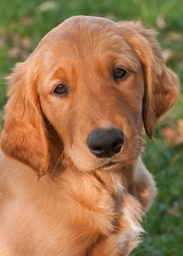
#> input picture workspace/dog.jpeg, 183 x 256 px, shrunk from 1024 x 1433 before the run, found by its file name
$ jupyter execute 'ImageDenoisinig(med > gaus).ipynb'   (older library calls are emulated)
#> lines starting #> are read from the running program, lines starting #| are printed output that depends on the picture; long printed decimals are rounded
[cell 1]
import numpy as np
from skimage import io
from skimage.util import random_noise
from skimage.metrics import peak_signal_noise_ratio
from matplotlib import pyplot as plt
from skimage.metrics import peak_signal_noise_ratio, structural_similarity

img = io.imread ("/Users/jiyoung/Desktop/univ/'23-2/Engineering Design/workspace/dog.jpeg")
#> img is the input picture: shape (256, 183, 3); mean R, G, B 157.9, 118.4, 79
img = img/255.0
image = img

from skimage.util import random_noise
# Step 1: Add salt and pepper noise
salt_pepper_image = random_noise(img, mode='s&p', amount=0.1)
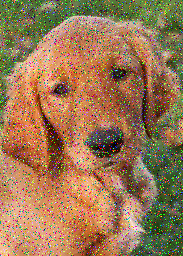
#> salt_pepper_image: shape (256, 183, 3) float64; mean R, G, B 0.607, 0.469, 0.329
#plt.imsave('salt_pepper_image.png', salt_pepper_image)

# Step 2: Add additive white Gaussian noise
mean = 0
var = 0.01
std = np.sqrt(var)
gaussian_noise = np.random.normal(mean, std, salt_pepper_image.shape)
noisy_image = salt_pepper_image + gaussian_noise
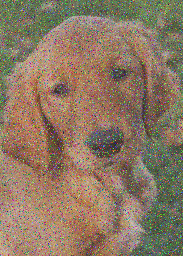
#> noisy_image: shape (256, 183, 3) float64; mean R, G, B 0.607, 0.47, 0.329; drawn with min black and max white

# Clip the pixel values to be in the [0, 1] range
noisy_image = np.clip(noisy_image, 0., 1.0)
#plt.imsave('noisy_image.png', noisy_image)
plt.imshow(noisy_image)

[cell 2]
print("**원본 이미지, 원본 psnr 비교**")
print("PSNR :", peak_signal_noise_ratio(img, image))
#| PSNR : inf

print("**원본 이미지, s&p image psnr 비교**")
print("PSNR :", peak_signal_noise_ratio(img, salt_pepper_image))
#| PSNR : 15.309

print("**원본 이미지, s&p noise image + WG noise image 비교**")
print("PSNR :", peak_signal_noise_ratio(img, noisy_image))
#| PSNR : 14.601

[cell 3]
# Median Filter
def median_filter(img, filter_size=(3, 3), stride=1):
    img_shape = np.shape(img)
    result_shape = tuple(np.int64((np.array(img_shape[:2]) - np.array(filter_size)) / stride) + 1) + (img_shape[2],)
    result = np.zeros(result_shape)

    for h in range(0, result_shape[0], stride):
        for w in range(0, result_shape[1], stride):
            for c in range(img_shape[2]):
                tmp = img[h:h + filter_size[0], w:w + filter_size[1], c].ravel()
                tmp = np.sort(tmp)
                result[h, w, c] = tmp[int(len(tmp) / 2)]

    return result

median_filtered_image = median_filter(noisy_image)
#> after the loop in median_filter, `for h in range(0, result_shape[0], stride):`:
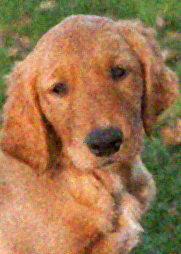
#> result: shape (254, 181, 3) float64; mean R, G, B 0.621, 0.466, 0.311
#plt.imsave('median_filtered_image.png', median_filtered_image)
plt.imshow(median_filtered_image)

[cell 4]
# Gaussian Filter
def gaussian_kernel(k_size, sigma):
    size = k_size//2
    y, x = np.ogrid[-size:size+1, -size:size+1]
    filter = 1/(2*np.pi * (sigma**2)) * np.exp(-1 *(x**2 + y**2) /(2*(sigma**2)))
    sum = filter.sum()
    filter /= sum
    return filter

def padding(img, k_size):
    pad_size = k_size//2
    rows, cols, ch = img.shape
    res = np.zeros((rows + (2*pad_size), cols+(2*pad_size), ch), dtype=np.float)
    if pad_size == 0:
        res = img.copy()
    else:
        res[pad_size:-pad_size, pad_size:-pad_size] = img.copy()
    return res

def gaussian_filtering(img, k_size=5, sigma=4):
    rows, cols, channels = img.shape
    filter = gaussian_kernel(k_size, sigma)
    pad_img = padding(img, k_size)
    filtered_img = np.zeros((rows, cols, channels), dtype=np.float32)

    for ch in range(0, channels):
        for i in range(rows):
            for j in range(cols):
                filtered_img[i, j, ch] = np.sum(filter * pad_img[i:i+k_size, j:j+k_size, ch])

    return filtered_img

# Gaussian Filtered Image
gaussian_filtered_image = gaussian_filtering(noisy_image)
#> in padding, `res[pad_size:-pad_size, pad_size:-pad_size] = img.copy()`:
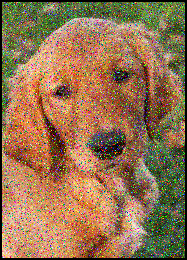
#> res: shape (260, 187, 3) float64; mean R, G, B 0.584, 0.453, 0.318
#> after the loop in gaussian_filtering, `for ch in range(0, channels):`:
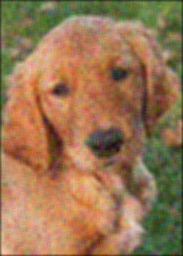
#> filtered_img: shape (256, 183, 3) float32; mean R, G, B 0.601, 0.465, 0.327
#plt.imsave('gaussian_filtered_image.png', gaussian_filtered_image)
plt.imshow(gaussian_filtered_image)

# Gaussian Filtered Image after Median Filtering
gaussian_filtered_image_after_median = gaussian_filtering(median_filtered_image)
#> call 2 of gaussian_filtering, with k_size = 5, sigma = 4
#> call 2 of padding, with k_size = 5
#> in padding (call 2), `res[pad_size:-pad_size, pad_size:-pad_size] = img.copy()`:
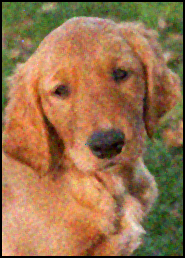
#> res: shape (258, 185, 3) float64; mean R, G, B 0.598, 0.449, 0.3
#> after the loop in gaussian_filtering (call 2), `for ch in range(0, channels):`:
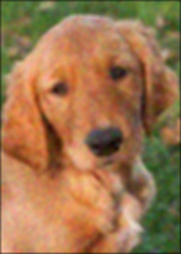
#> filtered_img: shape (254, 181, 3) float32; mean R, G, B 0.616, 0.461, 0.308
plt.imsave('gaussian_filtered_image_after_median.png', gaussian_filtered_image_after_median)
plt.imshow(gaussian_filtered_image_after_median)

[cell 5]
# bilateral filter
def bilateral_filter(img, k_size=7, sigma_s=4, sigma_r=0.1):
    rows, cols, channels = img.shape
    filter = gaussian_kernel(k_size, sigma_s)
    pad_img = padding(img, k_size)
    filtered_img = np.zeros((rows, cols, channels), dtype=np.float32)

    for ch in range(0, channels):
        for i in range(rows):
            for j in range(cols):
                i1 = i + k_size//2
                j1 = j + k_size//2
                Wp = pad_img[i1-k_size//2:i1+k_size//2+1, j1-k_size//2:j1+k_size//2+1, ch]
                Wp = np.exp(-1 * ((Wp - pad_img[i1, j1, ch])**2) / (2 * (sigma_r**2)))
                Wp = Wp * filter
                Wp = Wp / np.sum(Wp)
                filtered_img[i, j, ch] = np.sum(Wp * pad_img[i1-k_size//2:i1+k_size//2+1, j1-k_size//2:j1+k_size//2+1, ch])
    return filtered_img

# Bilateral Filtered Image
bilateral_filtered_image = bilateral_filter(noisy_image)
#> call 3 of padding, with k_size = 7
#> in padding (call 3), `res[pad_size:-pad_size, pad_size:-pad_size] = img.copy()`:
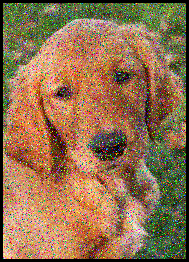
#> res: shape (262, 189, 3) float64; mean R, G, B 0.573, 0.445, 0.312
#> after the loop in bilateral_filter, `for ch in range(0, channels):`:
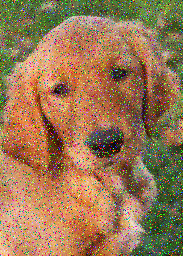
#> filtered_img: shape (256, 183, 3) float32; mean R, G, B 0.606, 0.47, 0.329
#plt.imsave('bilateral_filtered_image.png', bilateral_filtered_image)
plt.imshow(bilateral_filtered_image)

[cell 6]
from skimage.transform import resize

# Display the original, noisy, median-filtered, and Gaussian-filtered images
plt.figure(figsize=(12, 12))

# [7 lines of commented-out code are left out]
plt.subplot(2, 2, 1)
plt.title("Noisy Image")
plt.imshow(noisy_image)
print("PSNR (Noisy):", peak_signal_noise_ratio(img, noisy_image))
#| PSNR (Noisy): 14.601

# Median Filtered Image
median_image = median_filter(noisy_image, filter_size=(3, 3), stride=1)
median_image_resized = resize(median_image, img.shape, mode='constant', anti_aliasing=True)
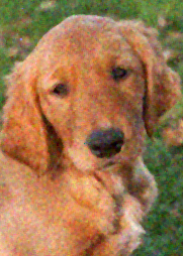
#> median_image_resized: shape (256, 183, 3) float64; mean R, G, B 0.621, 0.466, 0.311
median_image_resized = np.clip(median_image_resized, 0., 1.0)  # Ensure values are in [0, 1] range
plt.subplot(2, 2, 2)
plt.title("Median Filtered Image")
plt.imshow(median_image_resized)
print("PSNR (Median):", peak_signal_noise_ratio(img, median_image_resized))
#| PSNR (Median): 25.853

# Gaussian Filtered Image
gaussian_filtered_image_resized = resize(gaussian_filtered_image, img.shape, mode='constant', anti_aliasing=True)
gaussian_filtered_image_resized = np.clip(gaussian_filtered_image_resized, 0., 1.0)  # Ensure values are in [0, 1] range
plt.subplot(2, 2, 3)
plt.title("Gaussian Filtered Image")
plt.imshow(gaussian_filtered_image_resized)
print("PSNR (Gaussian):", peak_signal_noise_ratio(img, gaussian_filtered_image_resized))
#| PSNR (Gaussian): 24.319

# [9 lines of commented-out code are left out]
gaussian_filtered_image_after_median_resized = resize(gaussian_filtered_image_after_median, img.shape, mode='constant', anti_aliasing=True)
gaussian_filtered_image_after_median_resized = np.clip(gaussian_filtered_image_after_median_resized, 0., 1.0)  # Ensure values are in [0, 1] range
plt.subplot(2, 2, 4)
plt.title("Gaussian Filtered Image after Median Filtering")
plt.imshow(gaussian_filtered_image_after_median_resized)
print("PSNR (Gaussian after Median):", peak_signal_noise_ratio(img, gaussian_filtered_image_after_median_resized))
#| PSNR (Gaussian after Median): 25.947

plt.show()
